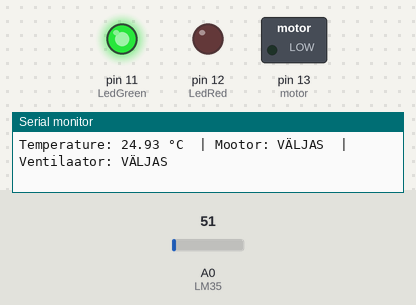
A sketch run on a simulated Arduino Uno, built with avr-gcc and run on an emulated ATmega328P. Shown: switched loads named in the sketch (green lamp = pin HIGH), output pins drawn as LEDs (lit = HIGH), the last lines printed to the serial monitor. The test bench sets the inputs (shaded band); at power-on: A0 (LM35) = 51.

Above: at 3.2 s.
3.3 s: A0 (LM35) set to 93
5.2 s: A0 (LM35) set to 108
At 7.2 s:
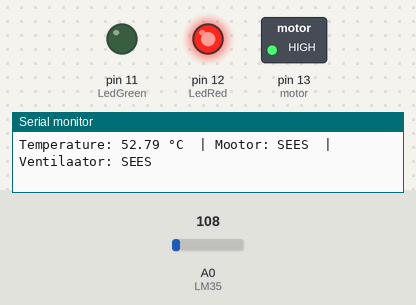
7.5 s: A0 (LM35) set to 86
At 8.9 s:
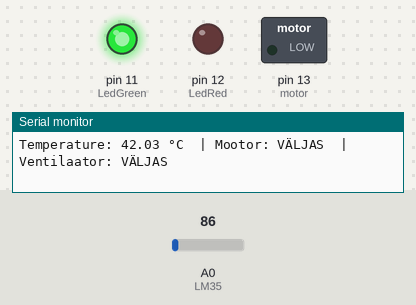
9.5 s: A0 (LM35) set to 112
At 10.5 s:
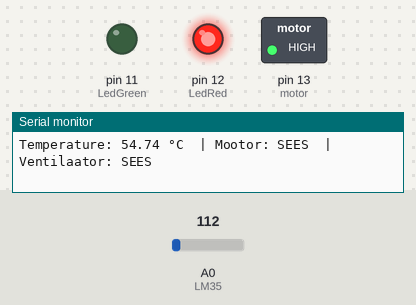
Timing chart, 0 to 12.5 s (numbered marks = the images above; inputs shaded):
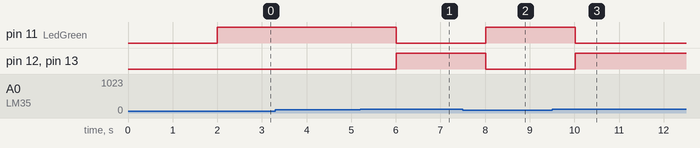

The sketch:

kood.ino
```cpp
//Ülesanne 3
//Jörn Markus Toomingas


const int LM35 = A0;
const int motor = 13;
const int LedRed = 12;
const int LedGreen = 11;

void setup() {
  Serial.begin(9600);
  pinMode(motor, OUTPUT);
  pinMode(LedRed, OUTPUT);
  pinMode(LedGreen, OUTPUT);
  delay(2000);
}
//TMP sensor
void loop() {
  int value = analogRead(LM35);
  float Temperature = value * 500.0 / 1023.0;

//Prindib temperatuuri serial monitorile
  Serial.print("Temperature: ");
  Serial.print(Temperature);
  Serial.print(" °C  | ");

//Kui on >50 kraadi
  if (Temperature > 50) {
    digitalWrite(motor, HIGH);
    digitalWrite(LedRed, HIGH);
    digitalWrite(LedGreen, LOW);
    Serial.println("Mootor: SEES  | Ventilaator: SEES");
  }
//Kui on <50 kraadi
  else {
    digitalWrite(motor, LOW);
    digitalWrite(LedRed, LOW);
    digitalWrite(LedGreen, HIGH);
    Serial.println("Mootor: VÄLJAS  | Ventilaator: VÄLJAS");
  }
  delay(1000);
}


//abi: https://www.tinkercad.com/things/lf9NfwlqXl3-temperature-sensor-with-dc-motor-and-lcd-16x2
//simulatsioon: https://www.tinkercad.com/things/2b8oQl5ISSM-3
```

Measured:
- the behaviour switches between 102 and 103 on A0 (LM35) (found by bisection; images 0 and 1)
- after the input at 5.2 s, pin 11 (LedGreen): HIGH → LOW after 0.81 s; pin 12 (LedRed), pin 13 (motor): LOW → HIGH after 0.81 s
- after the input at 7.5 s, pin 11 (LedGreen): LOW → HIGH after 0.51 s; pin 12 (LedRed), pin 13 (motor): HIGH → LOW after 0.51 s
- after the input at 9.5 s, pin 11 (LedGreen): HIGH → LOW after 0.52 s; pin 12 (LedRed), pin 13 (motor): LOW → HIGH after 0.52 s
